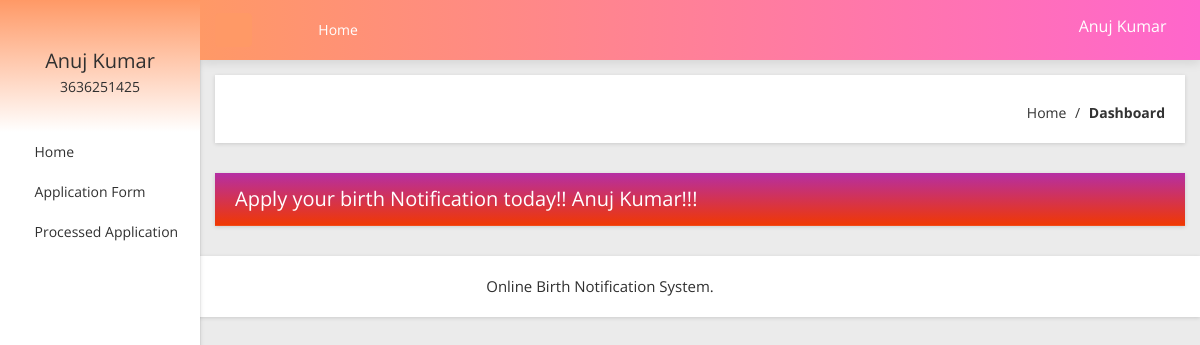
Screenshot of /dashboard.php (signed in) with the database file from the repository.
### tables this page shows
CREATE TABLE `tbluser` (
  `ID` int(10) NOT NULL,
  `FirstName` varchar(200) DEFAULT NULL,
  `LastName` varchar(200) DEFAULT NULL,
  `MobileNumber` bigint(10) DEFAULT NULL,
  `Address` mediumtext DEFAULT NULL,
  `Password` varchar(200) NOT NULL,
  `RegDate` timestamp NULL DEFAULT current_timestamp()
);

### dashboard.php (the view, shortened to what this page needs)
<?php
include('includes/dbconnection.php');
if (strlen($_SESSION['obcsuid']==0)) {
  header('location:logout.php');
  } else{
  ?>
<!doctype html>
<html class="no-js" lang="en">
<head>
    <link rel="stylesheet" href="css/bootstrap.min.css">
    <link rel="stylesheet" href="css/font-awesome.min.css">
    <link rel="stylesheet" href="css/adminpro-custon-icon.css">
    <link rel="stylesheet" href="css/meanmenu.min.css">
    <link rel="stylesheet" href="css/jquery.mCustomScrollbar.min.css">
    <link rel="stylesheet" href="css/animate.css">
    <link rel="stylesheet" href="css/jvectormap/jquery-jvectormap-2.0.3.css">
    <link rel="stylesheet" href="css/data-table/bootstrap-table.css">
    <link rel="stylesheet" href="css/data-table/bootstrap-editable.css">
    <link rel="stylesheet" href="css/normalize.css">
    <link rel="stylesheet" href="css/c3.min.css">
    <link rel="stylesheet" href="style.css">
    <link rel="stylesheet" href="css/responsive.css">
</head>
<body class="materialdesign">
    <div class="wrapper-pro">
      <?php include_once('includes/sidebar.php');?>
       <?php include_once('includes/header.php');?>
            <div class="breadcome-area mg-b-30 small-dn">
                <div class="container-fluid">
                    <div class="row">
                        <div class="col-lg-12">
                            <div class="breadcome-list map-mg-t-40-gl shadow-reset">
                                <div class="row">
                                    <div class="col-lg-12">
                                        <ul class="breadcome-menu">
                                            <li><a href="dashboard.php">Home</a> <span class="bread-slash">/</span>
                                            </li>
                                            <li><span class="bread-blod">Dashboard</span>
                                            </li>
                                        </ul>
                                    </div>
                                </div>
                            </div>
                        </div>
                    </div>
                </div>
            </div>
            <div class="income-order-visit-user-area">
                <div class="container-fluid">
                    <div class="row">
                        <div class="col-lg-12">
                            <div class="income-dashone-total income-monthly shadow-reset nt-mg-b-30">
                                <div class="income-title">
                                    <div class="main-income-head">
                                       <?php
$uid=$_SESSION['obcsuid'];
$sql="SELECT FirstName,LastName,MobileNumber from  tbluser where ID=:uid";
$query = $dbh -> prepare($sql);
$query->bindParam(':uid',$uid,PDO::PARAM_STR);
$query->execute();
$results=$query->fetchAll(PDO::FETCH_OBJ);
$cnt=1;
if($query->rowCount() > 0)
{
foreach($results as $row)
{               ?>
                                        <div class="main-income-phara">
                                           <h2>Apply your birth Notification today!! <?php  echo $row->FirstName;?>  <?php  echo $row->LastName;?>!!!</h2>
                                        </div>
                                        <?php $cnt=$cnt+1;}} ?>
                                    </div>
                                </div>
                            </div>
                        </div>
                    </div>
                </div>
            </div>
        </div>
    </div>
    <?php include_once('includes/footer.php');?>
</body>
</html><?php }  ?>

### includes/sidebar.php (shortened to what this page needs)
        <?php
include('includes/dbconnection.php');
if (strlen($_SESSION['obcsuid']==0)) {
  header('location:logout.php');
  } else{
  ?>
  <div class="left-sidebar-pro">
            <nav id="sidebar">
                <div class="sidebar-header">
                     <?php
$uid=$_SESSION['obcsuid'];
$sql="SELECT FirstName,LastName,MobileNumber from  tbluser where ID=:uid";
$query = $dbh -> prepare($sql);
$query->bindParam(':uid',$uid,PDO::PARAM_STR);
$query->execute();
$results=$query->fetchAll(PDO::FETCH_OBJ);
$cnt=1;
if($query->rowCount() > 0)
{
foreach($results as $row)
{               ?>
                    <h3><?php  echo $row->FirstName;?>  <?php  echo $row->LastName;?></h3>
                    <p><?php  echo $row->MobileNumber;?></p><?php $cnt=$cnt+1;}} ?>
                </div>
                <div class="left-custom-menu-adp-wrap">
                    <ul class="nav navbar-nav left-sidebar-menu-pro">
                        <li class="nav-item">
                            <a href="dashboard.php" role="button" aria-expanded="false"><i class="fa big-icon fa-home"></i> <span class="mini-dn">Home</span> </a>
                        </li>
                        <li class="nav-item"><a href="#" data-toggle="dropdown" role="button" aria-expanded="false" class="nav-link dropdown-toggle"><i class="fa big-icon fa-envelope"></i> <span class="mini-dn">Application Form</span> <span class="indicator-right-menu mini-dn"><i class="fa indicator-mn fa-angle-left"></i></span></a>
                        </li>
                       <li class="nav-item">
                            <a href="certificates-list.php" role="button" aria-expanded="false"><i class="fa big-icon fa-user"></i> <span class="mini-dn">Processed Application</span> </a>
                        </li>
                    </ul>
                </div>
            </nav>
        </div><?php }  ?>

### includes/header.php (shortened to what this page needs)
       <?php
include('includes/dbconnection.php');
if (strlen($_SESSION['obcsuid']==0)) {
  header('location:logout.php');
  } else{
  ?>
 <div class="content-inner-all">
            <div class="header-top-area">
                <div class="fixed-header-top">
                    <div class="container-fluid">
                        <div class="row">
                            <div class="col-lg-1 col-md-6 col-sm-6 col-xs-12">
                                <button type="button" id="sidebarCollapse" class="btn bar-button-pro header-drl-controller-btn btn-info navbar-btn">
                                    <i class="fa fa-bars"></i>
                                </button>
                            </div>
                            <div class="col-lg-6 col-md-1 col-sm-1 col-xs-12">
                                <div class="header-top-menu tabl-d-n">
                                    <ul class="nav navbar-nav mai-top-nav">
                                        <li class="nav-item"><a href="dashboard.php" class="nav-link">Home</a>
                                        </li>
                                    </ul>
                                </div>
                            </div>
                            <div class="col-lg-5 col-md-5 col-sm-6 col-xs-12">
                                <div class="header-right-info">
                                    <ul class="nav navbar-nav mai-top-nav header-right-menu">
                                <?php
$uid=$_SESSION['obcsuid'];
$sql="SELECT FirstName,LastName,MobileNumber from  tbluser where ID=:uid";
$query = $dbh -> prepare($sql);
$query->bindParam(':uid',$uid,PDO::PARAM_STR);
$query->execute();
$results=$query->fetchAll(PDO::FETCH_OBJ);
$cnt=1;
if($query->rowCount() > 0)
{
foreach($results as $row)
{               ?>
                                        <li class="nav-item">
                                            <a href="#" data-toggle="dropdown" role="button" aria-expanded="false" class="nav-link dropdown-toggle">
                                                <span class="adminpro-icon adminpro-user-rounded header-riht-inf"></span>
                                                <span class="admin-name"><?php  echo $row->FirstName;?>  <?php  echo $row->LastName;?> </span>
                                                <span class="author-project-icon adminpro-icon adminpro-down-arrow"></span><?php $cnt=$cnt+1;}} ?>
                                            </a>
                                        </li>
                                    </ul>
                                </div>
                            </div>
                        </div>
                    </div>
                </div>
            </div><?php }  ?>

### rows the page displays
tbluser: FirstName "Anuj", LastName "Kumar", MobileNumber "3636251425"
